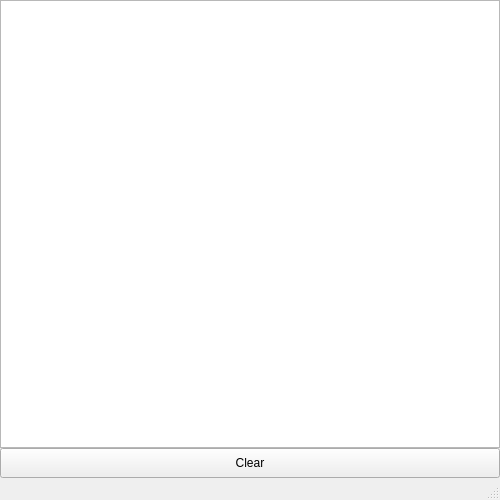
<?xml version="1.0" encoding="UTF-8"?>
<ui version="4.0">
 <class>MainWindow</class>
 <widget class="QMainWindow" name="MainWindow">
  <property name="geometry">
   <rect>
    <x>0</x>
    <y>0</y>
    <width>500</width>
    <height>500</height>
   </rect>
  </property>
  <property name="minimumSize">
   <size>
    <width>500</width>
    <height>500</height>
   </size>
  </property>
  <property name="maximumSize">
   <size>
    <width>500</width>
    <height>500</height>
   </size>
  </property>
  <property name="windowTitle">
   <string>Server</string>
  </property>
  <property name="styleSheet">
   <string notr="true">
        #lblConnectionStatus[state = &quot;0&quot;]{
          background-color: rgb(234, 0, 0);
        }
        #lblConnectionStatus[state = &quot;1&quot;]{
          background-color: rgb(67, 135, 100);
        }
      </string>
  </property>
  <widget class="QWidget" name="centralwidget">
   <layout class="QVBoxLayout" name="verticalLayout">
    <property name="spacing">
     <number>0</number>
    </property>
    <property name="leftMargin">
     <number>0</number>
    </property>
    <property name="topMargin">
     <number>0</number>
    </property>
    <property name="rightMargin">
     <number>0</number>
    </property>
    <property name="bottomMargin">
     <number>0</number>
    </property>
    <item>
     <widget class="QListWidget" name="lstConsole">
      <property name="enabled">
       <bool>true</bool>
      </property>
      <property name="minimumSize">
       <size>
        <width>500</width>
        <height>300</height>
       </size>
      </property>
      <property name="maximumSize">
       <size>
        <width>500</width>
        <height>450</height>
       </size>
      </property>
     </widget>
    </item>
    <item alignment="Qt::AlignHCenter">
     <widget class="QPushButton" name="btnClear">
      <property name="enabled">
       <bool>true</bool>
      </property>
      <property name="minimumSize">
       <size>
        <width>500</width>
        <height>30</height>
       </size>
      </property>
      <property name="maximumSize">
       <size>
        <width>500</width>
        <height>30</height>
       </size>
      </property>
      <property name="text">
       <string>Clear</string>
      </property>
     </widget>
    </item>
   </layout>
  </widget>
  <widget class="QMenuBar" name="menubar">
   <property name="geometry">
    <rect>
     <x>0</x>
     <y>0</y>
     <width>500</width>
     <height>24</height>
    </rect>
   </property>
  </widget>
  <widget class="QStatusBar" name="statusbar"/>
 </widget>
 <resources/>
 <connections>
  <connection>
   <sender>btnClear</sender>
   <signal>clicked()</signal>
   <receiver>lstConsole</receiver>
   <slot>clear()</slot>
   <hints>
    <hint type="sourcelabel">
     <x>277</x>
     <y>455</y>
    </hint>
    <hint type="destinationlabel">
     <x>278</x>
     <y>401</y>
    </hint>
   </hints>
  </connection>
 </connections>
</ui>
